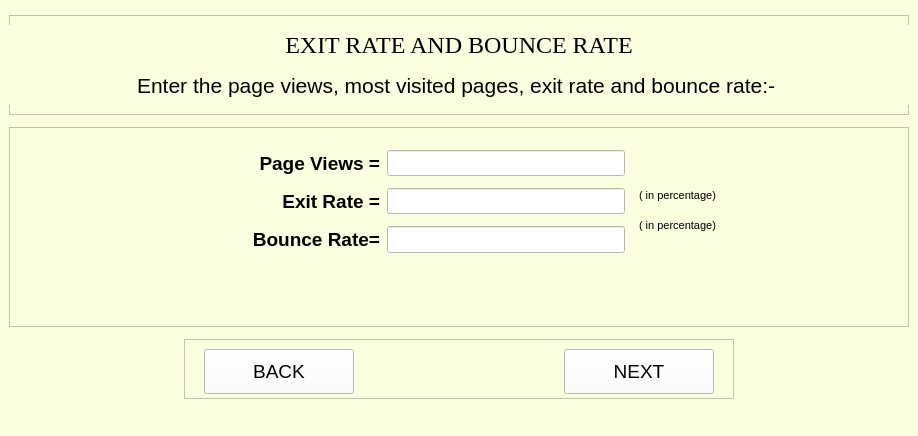
<?xml version="1.0" encoding="UTF-8"?>
<ui version="4.0">
 <class>MainWindow</class>
 <widget class="QMainWindow" name="MainWindow">
  <property name="geometry">
   <rect>
    <x>0</x>
    <y>0</y>
    <width>914</width>
    <height>436</height>
   </rect>
  </property>
  <property name="windowTitle">
   <string>MainWindow</string>
  </property>
  <property name="styleSheet">
   <string notr="true">background-color:rgb(250, 255, 224)</string>
  </property>
  <widget class="QWidget" name="centralwidget">
   <layout class="QVBoxLayout" name="verticalLayout">
    <item alignment="Qt::AlignHCenter">
     <widget class="QFrame" name="frame_12">
      <property name="minimumSize">
       <size>
        <width>900</width>
        <height>100</height>
       </size>
      </property>
      <property name="maximumSize">
       <size>
        <width>900</width>
        <height>100</height>
       </size>
      </property>
      <property name="frameShape">
       <enum>QFrame::StyledPanel</enum>
      </property>
      <property name="frameShadow">
       <enum>QFrame::Raised</enum>
      </property>
      <widget class="QLabel" name="label_10">
       <property name="geometry">
        <rect>
         <x>0</x>
         <y>10</y>
         <width>900</width>
         <height>40</height>
        </rect>
       </property>
       <property name="minimumSize">
        <size>
         <width>900</width>
         <height>40</height>
        </size>
       </property>
       <property name="maximumSize">
        <size>
         <width>900</width>
         <height>40</height>
        </size>
       </property>
       <property name="font">
        <font>
         <family>Times New Roman</family>
         <pointsize>18</pointsize>
        </font>
       </property>
       <property name="text">
        <string>EXIT RATE AND BOUNCE RATE</string>
       </property>
       <property name="alignment">
        <set>Qt::AlignCenter</set>
       </property>
      </widget>
      <widget class="QLabel" name="label">
       <property name="geometry">
        <rect>
         <x>0</x>
         <y>50</y>
         <width>900</width>
         <height>40</height>
        </rect>
       </property>
       <property name="minimumSize">
        <size>
         <width>900</width>
         <height>40</height>
        </size>
       </property>
       <property name="maximumSize">
        <size>
         <width>900</width>
         <height>40</height>
        </size>
       </property>
       <property name="font">
        <font>
         <family>Arial</family>
         <pointsize>16</pointsize>
        </font>
       </property>
       <property name="layoutDirection">
        <enum>Qt::LeftToRight</enum>
       </property>
       <property name="text">
        <string>Enter the page views, most visited pages, exit rate and bounce rate:- </string>
       </property>
       <property name="alignment">
        <set>Qt::AlignCenter</set>
       </property>
      </widget>
     </widget>
    </item>
    <item alignment="Qt::AlignHCenter">
     <widget class="QFrame" name="frame">
      <property name="minimumSize">
       <size>
        <width>900</width>
        <height>200</height>
       </size>
      </property>
      <property name="maximumSize">
       <size>
        <width>900</width>
        <height>200</height>
       </size>
      </property>
      <property name="frameShape">
       <enum>QFrame::StyledPanel</enum>
      </property>
      <property name="frameShadow">
       <enum>QFrame::Raised</enum>
      </property>
      <widget class="QWidget" name="layoutWidget">
       <property name="geometry">
        <rect>
         <x>240</x>
         <y>20</y>
         <width>381</width>
         <height>111</height>
        </rect>
       </property>
       <property name="font">
        <font>
         <family>Arial</family>
         <pointsize>14</pointsize>
         <weight>50</weight>
         <bold>false</bold>
        </font>
       </property>
       <layout class="QFormLayout" name="formLayout">
        <property name="labelAlignment">
         <set>Qt::AlignRight|Qt::AlignTrailing|Qt::AlignVCenter</set>
        </property>
        <property name="horizontalSpacing">
         <number>7</number>
        </property>
        <property name="verticalSpacing">
         <number>12</number>
        </property>
        <property name="leftMargin">
         <number>3</number>
        </property>
        <property name="topMargin">
         <number>3</number>
        </property>
        <property name="rightMargin">
         <number>5</number>
        </property>
        <property name="bottomMargin">
         <number>5</number>
        </property>
        <item row="0" column="0">
         <widget class="QLabel" name="label_3">
          <property name="font">
           <font>
            <family>Arial</family>
            <pointsize>14</pointsize>
            <weight>75</weight>
            <bold>true</bold>
           </font>
          </property>
          <property name="text">
           <string>Page Views =</string>
          </property>
          <property name="alignment">
           <set>Qt::AlignRight|Qt::AlignTrailing|Qt::AlignVCenter</set>
          </property>
         </widget>
        </item>
        <item row="0" column="1">
         <widget class="QLineEdit" name="exit_rate_1">
          <property name="font">
           <font>
            <family>Arial</family>
            <pointsize>12</pointsize>
            <weight>50</weight>
            <bold>false</bold>
           </font>
          </property>
          <property name="styleSheet">
           <string notr="true">background-color:rgb(255, 255, 255)</string>
          </property>
         </widget>
        </item>
        <item row="1" column="0">
         <widget class="QLabel" name="label_4">
          <property name="font">
           <font>
            <family>Arial</family>
            <pointsize>14</pointsize>
            <weight>75</weight>
            <bold>true</bold>
           </font>
          </property>
          <property name="text">
           <string>Exit Rate =</string>
          </property>
          <property name="alignment">
           <set>Qt::AlignRight|Qt::AlignTrailing|Qt::AlignVCenter</set>
          </property>
         </widget>
        </item>
        <item row="1" column="1">
         <widget class="QLineEdit" name="exit_rate_3">
          <property name="font">
           <font>
            <family>Arial</family>
            <pointsize>12</pointsize>
            <weight>50</weight>
            <bold>false</bold>
           </font>
          </property>
          <property name="styleSheet">
           <string notr="true">background-color:rgb(255, 255, 255)</string>
          </property>
         </widget>
        </item>
        <item row="2" column="0">
         <widget class="QLabel" name="label_8">
          <property name="font">
           <font>
            <family>Arial</family>
            <pointsize>14</pointsize>
            <weight>75</weight>
            <bold>true</bold>
           </font>
          </property>
          <property name="text">
           <string>Bounce Rate=</string>
          </property>
          <property name="alignment">
           <set>Qt::AlignRight|Qt::AlignTrailing|Qt::AlignVCenter</set>
          </property>
         </widget>
        </item>
        <item row="2" column="1">
         <widget class="QLineEdit" name="exit_rate_4">
          <property name="font">
           <font>
            <family>Arial</family>
            <pointsize>12</pointsize>
            <weight>50</weight>
            <bold>false</bold>
           </font>
          </property>
          <property name="styleSheet">
           <string notr="true">background-color:rgb(255, 255, 255)</string>
          </property>
         </widget>
        </item>
       </layout>
      </widget>
      <widget class="QLabel" name="label_5">
       <property name="geometry">
        <rect>
         <x>630</x>
         <y>60</y>
         <width>211</width>
         <height>16</height>
        </rect>
       </property>
       <property name="font">
        <font>
         <pointsize>8</pointsize>
        </font>
       </property>
       <property name="text">
        <string>( in percentage)</string>
       </property>
      </widget>
      <widget class="QLabel" name="label_6">
       <property name="geometry">
        <rect>
         <x>630</x>
         <y>90</y>
         <width>211</width>
         <height>16</height>
        </rect>
       </property>
       <property name="font">
        <font>
         <pointsize>8</pointsize>
        </font>
       </property>
       <property name="text">
        <string>( in percentage)</string>
       </property>
      </widget>
     </widget>
    </item>
    <item alignment="Qt::AlignHCenter">
     <widget class="QFrame" name="frame_9">
      <property name="minimumSize">
       <size>
        <width>550</width>
        <height>60</height>
       </size>
      </property>
      <property name="maximumSize">
       <size>
        <width>550</width>
        <height>60</height>
       </size>
      </property>
      <property name="frameShape">
       <enum>QFrame::StyledPanel</enum>
      </property>
      <property name="frameShadow">
       <enum>QFrame::Raised</enum>
      </property>
      <widget class="QPushButton" name="backButton">
       <property name="geometry">
        <rect>
         <x>20</x>
         <y>10</y>
         <width>150</width>
         <height>45</height>
        </rect>
       </property>
       <property name="sizePolicy">
        <sizepolicy hsizetype="Preferred" vsizetype="Preferred">
         <horstretch>0</horstretch>
         <verstretch>0</verstretch>
        </sizepolicy>
       </property>
       <property name="minimumSize">
        <size>
         <width>150</width>
         <height>45</height>
        </size>
       </property>
       <property name="maximumSize">
        <size>
         <width>150</width>
         <height>45</height>
        </size>
       </property>
       <property name="font">
        <font>
         <family>Arial</family>
         <pointsize>14</pointsize>
        </font>
       </property>
       <property name="styleSheet">
        <string notr="true">background-color:rgb(255, 255, 255)</string>
       </property>
       <property name="text">
        <string>BACK</string>
       </property>
      </widget>
      <widget class="QPushButton" name="nextButton">
       <property name="enabled">
        <bool>true</bool>
       </property>
       <property name="geometry">
        <rect>
         <x>380</x>
         <y>10</y>
         <width>150</width>
         <height>45</height>
        </rect>
       </property>
       <property name="sizePolicy">
        <sizepolicy hsizetype="Preferred" vsizetype="Preferred">
         <horstretch>0</horstretch>
         <verstretch>0</verstretch>
        </sizepolicy>
       </property>
       <property name="minimumSize">
        <size>
         <width>150</width>
         <height>45</height>
        </size>
       </property>
       <property name="maximumSize">
        <size>
         <width>150</width>
         <height>45</height>
        </size>
       </property>
       <property name="palette">
        <palette>
         <active>
          <colorrole role="Button">
           <brush brushstyle="SolidPattern">
            <color alpha="255">
             <red>255</red>
             <green>255</green>
             <blue>255</blue>
            </color>
           </brush>
          </colorrole>
          <colorrole role="Base">
           <brush brushstyle="SolidPattern">
            <color alpha="255">
             <red>255</red>
             <green>255</green>
             <blue>255</blue>
            </color>
           </brush>
          </colorrole>
          <colorrole role="Window">
           <brush brushstyle="SolidPattern">
            <color alpha="255">
             <red>255</red>
             <green>255</green>
             <blue>255</blue>
            </color>
           </brush>
          </colorrole>
          <colorrole role="Link">
           <brush brushstyle="SolidPattern">
            <color alpha="255">
             <red>6</red>
             <green>22</green>
             <blue>255</blue>
            </color>
           </brush>
          </colorrole>
         </active>
         <inactive>
          <colorrole role="Button">
           <brush brushstyle="SolidPattern">
            <color alpha="255">
             <red>255</red>
             <green>255</green>
             <blue>255</blue>
            </color>
           </brush>
          </colorrole>
          <colorrole role="Base">
           <brush brushstyle="SolidPattern">
            <color alpha="255">
             <red>255</red>
             <green>255</green>
             <blue>255</blue>
            </color>
           </brush>
          </colorrole>
          <colorrole role="Window">
           <brush brushstyle="SolidPattern">
            <color alpha="255">
             <red>255</red>
             <green>255</green>
             <blue>255</blue>
            </color>
           </brush>
          </colorrole>
          <colorrole role="Link">
           <brush brushstyle="SolidPattern">
            <color alpha="255">
             <red>6</red>
             <green>22</green>
             <blue>255</blue>
            </color>
           </brush>
          </colorrole>
         </inactive>
         <disabled>
          <colorrole role="Button">
           <brush brushstyle="SolidPattern">
            <color alpha="255">
             <red>255</red>
             <green>255</green>
             <blue>255</blue>
            </color>
           </brush>
          </colorrole>
          <colorrole role="Base">
           <brush brushstyle="SolidPattern">
            <color alpha="255">
             <red>255</red>
             <green>255</green>
             <blue>255</blue>
            </color>
           </brush>
          </colorrole>
          <colorrole role="Window">
           <brush brushstyle="SolidPattern">
            <color alpha="255">
             <red>255</red>
             <green>255</green>
             <blue>255</blue>
            </color>
           </brush>
          </colorrole>
          <colorrole role="Link">
           <brush brushstyle="SolidPattern">
            <color alpha="255">
             <red>6</red>
             <green>22</green>
             <blue>255</blue>
            </color>
           </brush>
          </colorrole>
         </disabled>
        </palette>
       </property>
       <property name="font">
        <font>
         <family>Arial</family>
         <pointsize>14</pointsize>
        </font>
       </property>
       <property name="mouseTracking">
        <bool>false</bool>
       </property>
       <property name="acceptDrops">
        <bool>true</bool>
       </property>
       <property name="autoFillBackground">
        <bool>false</bool>
       </property>
       <property name="styleSheet">
        <string notr="true">background-color:rgb(255, 255, 255)</string>
       </property>
       <property name="text">
        <string>NEXT</string>
       </property>
       <property name="checkable">
        <bool>false</bool>
       </property>
       <property name="autoExclusive">
        <bool>false</bool>
       </property>
       <property name="autoDefault">
        <bool>true</bool>
       </property>
       <property name="default">
        <bool>false</bool>
       </property>
       <property name="flat">
        <bool>false</bool>
       </property>
      </widget>
     </widget>
    </item>
   </layout>
  </widget>
  <widget class="QMenuBar" name="menubar">
   <property name="geometry">
    <rect>
     <x>0</x>
     <y>0</y>
     <width>914</width>
     <height>21</height>
    </rect>
   </property>
  </widget>
  <widget class="QStatusBar" name="statusbar"/>
 </widget>
 <resources/>
 <connections/>
</ui>
